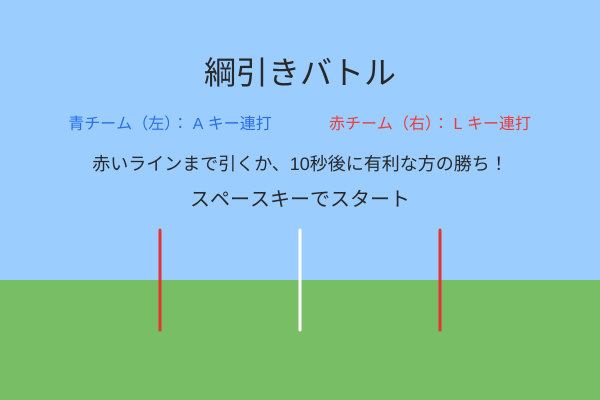
Frame 1 (no input)
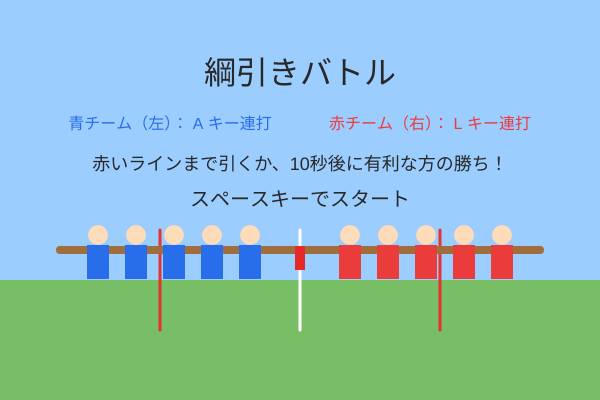
Frame 60 (no input)
Frame 120 (the mouse pressed at the canvas centre since frame 60): identical to frame 60, image omitted

The p5.js sketch that drew these frames (run headless with seeded random() and noise() and a simulated clock; from frame 60 on, the mouse is pressed at the canvas centre):

// p5.js sketch
// ── sketch.js
function setup() {
  createCanvas(600, 400);
}

let ropex;  
let ropey = 250; 
let winline = 140;//どれだけ引っ張ったら即勝利になるか
let pullpower = 12;// 1回のキー連打で引っ張る距離
let timelimit = 10;// 制限時間（秒）
let starttime;
let state = "start";//start, play, resultの3つの状態を作る
let winner;

function draw() {
  // 空
  background(155, 205, 255); 
  // 芝生の地面
  noStroke();
  fill(120, 190, 100); 
  rect(0, 280, width, 120);
  // 中央線（白）
  stroke(255);
  strokeWeight(3);
  line(width / 2, 230, width / 2, 330);
  // 左右の勝利ライン（赤）
  stroke(230, 50, 50);
  strokeWeight(3);
  line(width / 2 - winline, 230, width / 2 - winline, 330);
  line(width / 2 + winline, 230, width / 2 + winline, 330);            // 地面と勝利ラインを描く
 // 綱
  stroke(160, 110, 60);
  strokeWeight(8);
  line(ropex - 240, ropey, ropex + 240, ropey);
  //綱の中心の赤いリボン
  noStroke();
  fill(230, 40, 40);
  rect(ropex - 5, ropey - 4, 10, 24);
  //青チーム
  for (let i = 0; i < 5; i++) {
    let x = ropex - 50 - i * 38;
    draw_person(x, ropey, 40, 110, 235);
  }
  //赤チーム
  for (let i = 0; i < 5; i++) {
    let x = ropex + 50 + i * 38;
    draw_person(x, ropey, 235, 60, 60);
  }

  if (state == "start") 
  {ropex = width/2;
    draw_start();
  } 
  else if (state == "play") 
  {// 一定のラインまで引っ張ったかの判定（一本勝ち）
    if (ropex <= width / 2 - winline) {
      winner = "ライン突破！青チームの勝ち！";
      state = "result";
    } else if (ropex >= width / 2 + winline) {
      winner = "ライン突破！赤チームの勝ち！";
      state = "result";
    }
    // 制限時間の計算と時間切れ判定
    let elapsed = (millis() - starttime) / 1000;
    let remaining = max(0, timelimit - elapsed);

    if (remaining == 0 && state == "play") {
      if (ropex < width / 2) {
        winner = "タイムアップ！青チームの勝ち！";
      } else if (ropex > width / 2) {
        winner = "タイムアップ！赤チームの勝ち！";
      } else {
        winner = "タイムアップ！引き分け！";
      }
      state = "result";
    } else {
      draw_timer(remaining);
    }
  } 
  else if (state == "result") { 
    draw_result();
  }
}

function keyPressed() {
  if (state == "start") 
  {if (key == " ")
    {ropex = width / 2;
      starttime = millis();
      state = "play";;
    }
  } 
  else if (state == "play")
  {// 青チーム（左）は A キーで左へ引っ張る
    if (key == "a" || key == "A") 
    {ropex -= pullpower;
    }
    // 赤チーム（右）は L キーで右へ引っ張る
    if (key == "l" || key == "L") 
    {ropex += pullpower;
    }
  } 
  else if (state == "result")
  {if (key == "r" || key == "R") {
      state = "start";
    }
  }
}

// 1人分の人間（四角い体＋丸い頭）を描く自作関数
function draw_person(x, ropey, r, g, b) {
  noStroke();
  // 体（四角形）
  fill(r, g, b);
  rect(x - 11, ropey - 5, 22, 34);

  // 頭（丸）
  fill(255, 220, 185);
  ellipse(x, ropey - 15, 20);
}

function draw_start() {
  noStroke();
  fill(40);
  textAlign(CENTER, CENTER);

  textSize(32);
  text("綱引きバトル", width / 2, 75);

  textSize(16);
  fill(40, 110, 235);
  text("青チーム（左）： A キー連打", width / 2 - 130, 125);
  fill(235, 60, 60);
  text("赤チーム（右）： L キー連打", width / 2 + 130, 125);

  fill(40);
  textSize(18);
  text("赤いラインまで引くか、10秒後に有利な方の勝ち！", width / 2, 165);

  textSize(20);
  text("スペースキーでスタート", width / 2, 200);
}

function draw_timer(remaining) {
  noStroke();
  fill(0, 150);
  rect(width / 2 - 80, 10, 160, 36);
  fill(255);
  textAlign(CENTER, CENTER);
  textSize(20);
  text("残り: " + remaining.toFixed(1) + " 秒", width / 2, 28);
}

function draw_result() {
  noStroke();
  fill(0, 190);
  rect(width / 2 - 220, height / 2 - 95, 440, 130);

  fill(255);
  textAlign(CENTER, CENTER);
  textSize(22);
  text(winner, width / 2, height / 2 - 45);

  textSize(15);
  text("Rキーでタイトルに戻る", width / 2, height / 2 + 5);
}
// ── index copy.html
<!DOCTYPE html>
<html>
  <head>
    <meta name="viewport" content="width=device-width, initial-scale=1">
    <meta charset="UTF-8">
    <style> body {padding: 0; margin: 0; overflow: hidden; } canvas { display: block }</style>
    <script src="../lib/p5.min.js"></script>
    <script src="sketch copy1.js"></script>
    <title>finalwork</title>
  </head>
  <body>
  </body>
</html>
